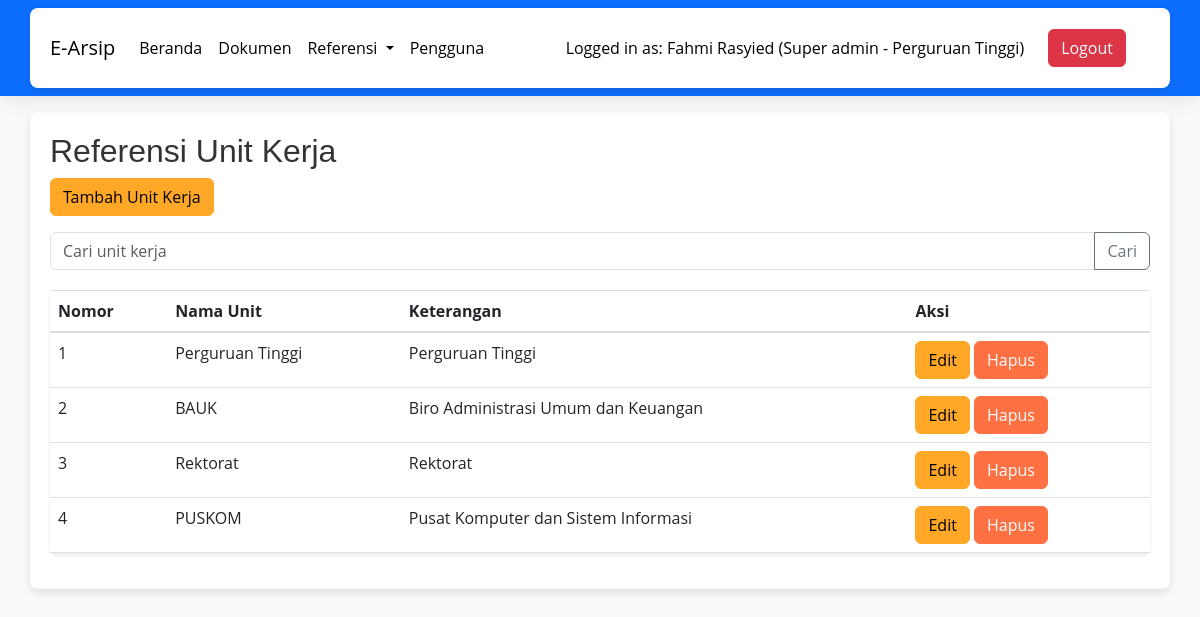
Screenshot of /unit_kerja.php (signed in) with the database file from the repository.
### tables this page shows
CREATE TABLE `users` (
  `id_user` int NOT NULL,
  `email` varchar(255) DEFAULT NULL,
  `password` varchar(255) DEFAULT NULL,
  `nama_lengkap` varchar(255) DEFAULT NULL,
  `tanggal_lahir` date DEFAULT NULL,
  `alamat` varchar(255) DEFAULT NULL,
  `id_jabatan` int DEFAULT NULL,
  `id_unit_kerja` int DEFAULT NULL,
  `foto_profil` varchar(255) DEFAULT NULL,
  `hak_akses` int NOT NULL,
  `status_pengguna` varchar(255) NOT NULL
);

CREATE TABLE `unit_kerja` (
  `id_unit` int NOT NULL,
  `nama_unit` varchar(999) NOT NULL,
  `keterangan` varchar(999) NOT NULL
);

### unit_kerja.php (the view, shortened to what this page needs)
<?php
include "koneksi.php";
?>
<!DOCTYPE html>
<html lang="en">
<head>
    <link href="https://cdn.jsdelivr.net/npm/bootstrap@5.3.0-alpha1/dist/css/bootstrap.min.css" rel="stylesheet">
    <link rel="stylesheet" href="css/style.css">
</head>
<body>
<?php
        include "navbar.php";
    ?>
    <div class="container mt-3">
        <h2>Referensi Unit Kerja</h2>
        <a href="tambah-unit-kerja.php" class="btn btn-warning mb-3" style="background-color: #ffa726; border-color: #ffa726;">Tambah Unit Kerja</a>
        <form action="<?php echo htmlspecialchars($_SERVER["PHP_SELF"]);?>" method="get">
            <div class="input-group mb-3">
                <input type="text" class="form-control" name="keyword" placeholder="Cari unit kerja" aria-label="Cari unit kerja" aria-describedby="button-addon2">
                <button class="btn btn-outline-secondary" type="submit" id="button-addon2">Cari</button>
            </div>
        </form>
        <table class="table">
            <thead>
                <tr>
                    <th>Nomor</th>
                    <th>Nama Unit</th>
                    <th>Keterangan</th>
                    <th>Aksi</th>
                </tr>
            </thead>
            <tbody>
                <?php
                $keyword = "";
                $sql = "SELECT * FROM unit_kerja WHERE nama_unit LIKE '%".$keyword."%' OR keterangan LIKE '%".$keyword."%'";
                $result = $conn->query($sql);
                if ($result->num_rows > 0) {
                    $nomor = 1;
                    while($row = $result->fetch_assoc()) {
                        echo "<tr>";
                        echo "<td>" . $nomor . "</td>";
                        echo "<td>" . $row['nama_unit'] . "</td>";
                        echo "<td>" . $row['keterangan'] . "</td>";
                        echo "<td>
                            <a href='edit-unit-kerja.php?id=" . $row['id_unit'] . "' class='btn btn-warning' style='background-color: #ffa726; border-color: #ffa726;'>Edit</a>"?>
                            <a href="javascript:void(0)" class="btn btn-danger" style="background-color: #ff7043; border-color: #ff7043;" onclick="if(confirm('Anda yakin ingin menghapus unit kerja ini?')){location.href='hapus-unit-kerja.php?id=<?php echo $row['id_unit']; ?>'}">Hapus</a>
                        </td>
                        <?php
                        echo "</tr>";
                        $nomor++;
                    }
                } else {
                    echo "<tr><td colspan='4'>0 results</td></tr>";
                }
                ?>
            </tbody>
        </table>
    </div>
</body>
</html>

### navbar.php (shortened to what this page needs)
<nav class="navbar navbar-expand-lg navbar-dark bg-primary">
    <div class="container">
        <a class="navbar-brand" style="color: black;" href="index.php">E-Arsip</a>
        <div class="collapse navbar-collapse" id="navbarSupportedContent">
            <ul class="navbar-nav me-auto mb-2 mb-lg-0">
                <li class="nav-item">
                    <a class="nav-link active" aria-current="page" href="index.php">Beranda</a>
                </li>
                <li class="nav-item">
                    <a class="nav-link" href="dokumen.php">Dokumen</a>
                </li>
                <?php
                $sql = "SELECT * FROM users WHERE email='" . $_SESSION['email'] . "'";
                $result = $conn->query($sql);
                if ($result->num_rows > 0) {
                    $row = $result->fetch_assoc();
                    if ($row['hak_akses'] == 1) {
                ?>
                        <li class="nav-item dropdown">
                            <a class="nav-link dropdown-toggle" href="#" id="referensiDropdown" role="button" data-bs-toggle="dropdown" aria-expanded="false">
                                Referensi
                            </a>
                        </li>
                        <li class="nav-item">
                            <a class="nav-link" href="pengguna.php">Pengguna</a>
                        </li>
                <?php
                    }
                }
                ?>
            </ul>
            <span class="navbar-text" style="color: black;">
            <?php
                    if (isset($_SESSION['email'])) {
                        $sql = "SELECT u.*, uk.nama_unit AS nama_unit_kerja
                                FROM users u
                                INNER JOIN unit_kerja uk ON u.id_unit_kerja = uk.id_unit
                                WHERE email='" . $_SESSION['email'] . "'";
                        $result = $conn->query($sql);
                        if ($result->num_rows > 0) {
                            $row = $result->fetch_assoc();
                            $userName = $row['nama_lengkap'];
                            $userAccess = '';
                            switch ($row['hak_akses']) {
                                case 1:
                                    $userAccess = 'Super admin';
                                    break;
                            }
                            echo "<span class='navbar-text'>Logged in as: $userName ($userAccess - " . $row['nama_unit_kerja'] . ")</span>";
                        }
                    }
                    ?>
            </span>
            <ul class="navbar-nav me-4 ms-4 mb-2 mb-lg-0">
                <li class="nav-item">
                    <a class="white btn btn-danger" href="logout.php">Logout</a>
                </li>
            </ul>
        </div>
    </div>
</nav>

### css/style.css (style rules this page uses)
body { font-family: 'Open Sans', sans-serif; }
.navbar { background-color: #ff9800; box-shadow: 0 4px 20px -2px rgba(0, 0, 0, 0.1); }
.navbar-brand { color: #000000; }
.navbar-text { color: #000000; }
.navbar-nav .nav-link { color: #fff; transition: color 0.2s ease; }
.table { background-color: #fff; border-radius: 8px; box-shadow: 0 2px 4px rgba(0, 0, 0, 0.1); }
.table th { border-bottom: 2px solid #ddd; }
.table td, .table th { padding: 8px; vertical-align: top; border-top: 1px solid #ddd; }
.table tr:nth-child(even) { background-color: #f5f5f5; }

### unit_kerja.php (style rules this page uses)
body { background-color: #f8f9fa; }
.container { background-color: #ffffff; border-radius: 8px; box-shadow: 0 4px 8px rgba(0, 0, 0, 0.1); padding: 20px; }
h2 { font-family: 'Arial', sans-serif; color: #333; }
.btn-warning { background-color: #ffc107; border-color: #ffc107; }
.btn-danger { background-color: #dc3545; border-color: #dc3545; }
.table { margin-top: 20px; }
.navbar-nav .nav-link { color: #000 !important; }

### rows the page displays
users: nama_lengkap "Fahmi Rasyied", hak_akses "Super admin", id_unit_kerja.nama_unit "Perguruan Tinggi"
unit_kerja: nama_unit "Perguruan Tinggi", keterangan "Perguruan Tinggi"
unit_kerja: nama_unit "BAUK", keterangan "Biro Administrasi Umum dan Keuangan"
unit_kerja: nama_unit "Rektorat", keterangan "Rektorat"
unit_kerja: nama_unit "PUSKOM", keterangan "Pusat Komputer dan Sistem Informasi"
